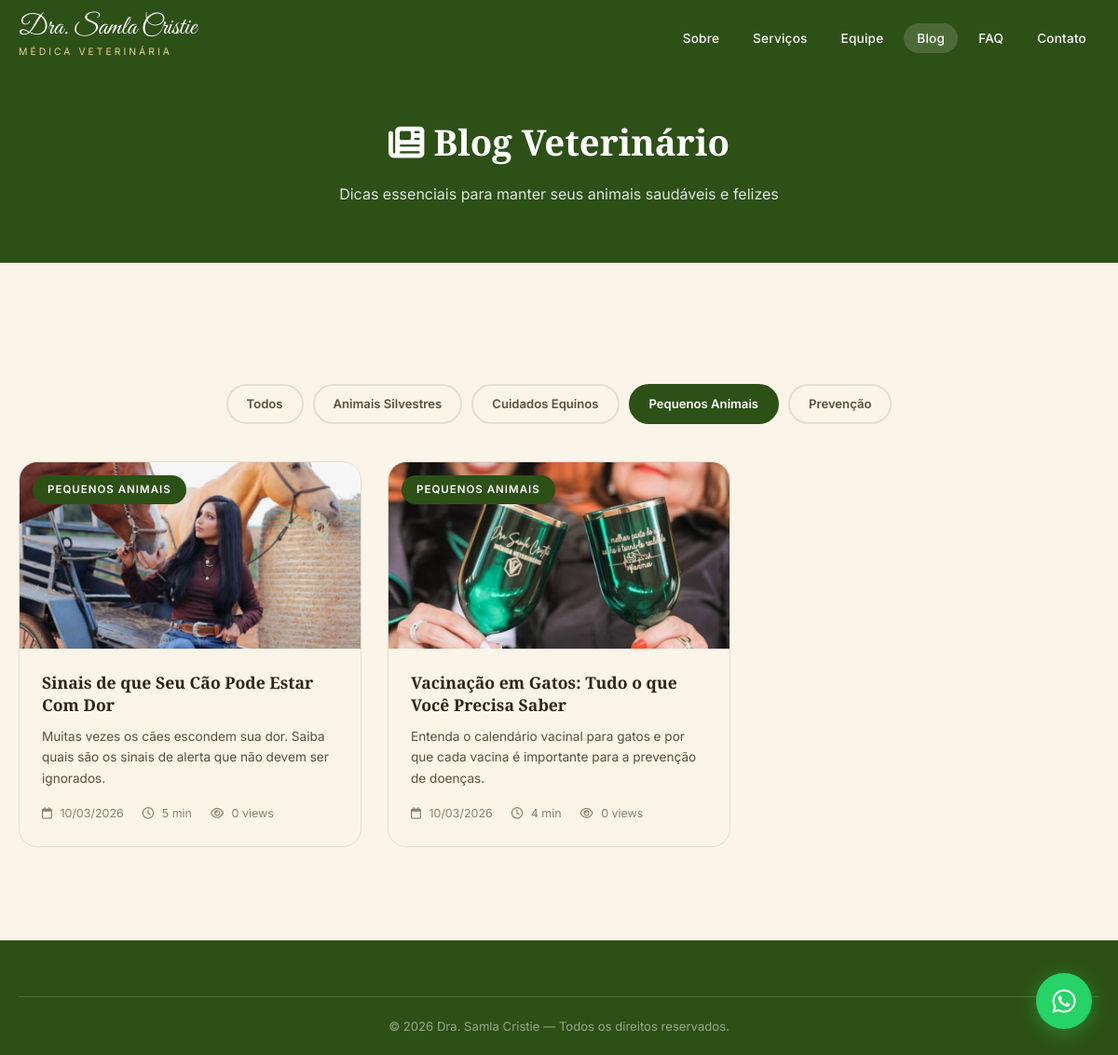
The app's page /blog.php?cat=Pequenos+Animais with its own data.
### tables this page shows
CREATE TABLE IF NOT EXISTS `articles` (
    `id` INT AUTO_INCREMENT PRIMARY KEY,
    `title` VARCHAR(300) NOT NULL,
    `slug` VARCHAR(300) NOT NULL UNIQUE,
    `excerpt` TEXT,
    `content` LONGTEXT,
    `image` VARCHAR(255),
    `category` VARCHAR(100),
    `author` VARCHAR(200) DEFAULT 'Dra. Samla Cristie',
    `read_time` VARCHAR(20) DEFAULT '5 min',
    `featured` TINYINT(1) DEFAULT 0,
    `active` TINYINT(1) DEFAULT 1,
    `views` INT DEFAULT 0,
    `created_at` TIMESTAMP DEFAULT CURRENT_TIMESTAMP,
    `updated_at` TIMESTAMP DEFAULT CURRENT_TIMESTAMP ON UPDATE CURRENT_TIMESTAMP
);

### config.php (called while the page is built, shortened)
<?php
function getDB($returnError = false) {
    static $pdo = null;
    if ($pdo === null) {
        try {
            $dsn = 'mysql:host=' . DB_HOST . ';dbname=' . DB_NAME . ';charset=' . DB_CHARSET;
            $pdo = new PDO($dsn, DB_USER, DB_PASS, [
                PDO::ATTR_ERRMODE => PDO::ERRMODE_EXCEPTION,
                PDO::ATTR_DEFAULT_FETCH_MODE => PDO::FETCH_ASSOC,
                PDO::ATTR_EMULATE_PREPARES => false,
            ]);
        } catch (PDOException $e) {
            if ($returnError) {
                return ['error' => $e->getMessage()];
            }
            die('Erro na conexão com o banco de dados: ' . $e->getMessage());
        }
    }
    return $pdo;
}
function e($str) {
    return htmlspecialchars($str ?? '', ENT_QUOTES, 'UTF-8');
}
function getAllSettings() {
    try {
        $db = getDB();
        $stmt = $db->query('SELECT setting_key, setting_value FROM settings');
        $settings = [];
        return $settings;
    } catch (Exception $e) {
        return [];
    }
}

### blog.php (the view, shortened to what this page needs)
<?php
require_once __DIR__ . '/config.php';
$db = getDB();
$s = getAllSettings();
$wa = $s['whatsapp_number'] ?? '5562994793553';
$waLink = "https://wa.me/{$wa}?text=" . urlencode("Olá Samy vim do site pode me ajudar?");
$category = $_GET['cat'] ?? '';
$page = max(1, intval($_GET['page'] ?? 1));
$perPage = 6;
$offset = ($page - 1) * $perPage;
$where = 'WHERE active = 1';
$params = [];
if ($category) {
    $where .= ' AND category = ?';
    $params[] = $category;
}
$stmt = $db->prepare("SELECT * FROM articles {$where} ORDER BY created_at DESC LIMIT {$perPage} OFFSET {$offset}");
$stmt->execute($params);
$articles = $stmt->fetchAll();
$cats = $db->query("SELECT DISTINCT category FROM articles WHERE active = 1 ORDER BY category")->fetchAll(PDO::FETCH_COLUMN);
?>
<!DOCTYPE html>
<html lang="pt-BR">
<head>
    <link rel="stylesheet" href="https://cdnjs.cloudflare.com/ajax/libs/font-awesome/6.5.1/css/all.min.css">
    <link rel="stylesheet" href="styles.css">
</head>
<body>
    <nav class="navbar scrolled" id="navbar">
        <div class="nav-container">
            <a href="index.php" class="nav-logo">
                <span class="logo-text"><?= e($s['hero_title'] ?? 'Dra. Samla Cristie') ?></span>
                <span class="logo-sub">Médica Veterinária</span>
            </a>
            <ul class="nav-links" id="navLinks">
                <li><a href="index.php#sobre">Sobre</a></li>
                <li><a href="index.php#servicos">Serviços</a></li>
                <li><a href="index.php#equipe">Equipe</a></li>
                <li><a href="blog.php" style="background:rgba(255,255,255,0.15)">Blog</a></li>
                <li><a href="index.php#faq">FAQ</a></li>
                <li><a href="index.php#contato">Contato</a></li>
            </ul>
        </div>
    </nav>
    <div class="blog-page-header">
        <div class="container">
            <h1><i class="fas fa-newspaper"></i> Blog Veterinário</h1>
            <p>Dicas essenciais para manter seus animais saudáveis e felizes</p>
        </div>
    </div>
    <section class="section" style="background: var(--cream-soft);">
        <div class="container">
            <div class="blog-filters">
                <a href="blog.php" class="<?= !$category ? 'active' : '' ?>">Todos</a>
                <?php foreach ($cats as $cat): ?>
                <a href="blog.php?cat=<?= urlencode($cat) ?>" class="<?= $category === $cat ? 'active' : '' ?>"><?= e($cat) ?></a>
                <?php endforeach; ?>
            </div>
            <?php if (empty($articles)): ?>
            <div class="blog-empty">
                <i class="far fa-newspaper"></i>
                <h3>Nenhum artigo encontrado</h3>
                <p>Volte em breve para novos conteúdos!</p>
            </div>
            <?php else: ?>
            <div class="blog-page-grid">
                <?php foreach ($articles as $art): ?>
                <div class="blog-card">
                    <a href="artigo.php?slug=<?= urlencode($art['slug']) ?>" class="blog-card-link">
                        <div class="blog-img">
                            <img src="<?= e($art['image']) ?>" alt="<?= e($art['title']) ?>" loading="lazy">
                            <span class="blog-category"><?= e($art['category']) ?></span>
                        </div>
                        <div class="blog-content">
                            <h3><?= e($art['title']) ?></h3>
                            <p><?= e($art['excerpt']) ?></p>
                            <div class="blog-meta">
                                <span><i class="far fa-calendar"></i> <?= date('d/m/Y', strtotime($art['created_at'])) ?></span>
                                <span><i class="far fa-clock"></i> <?= e($art['read_time']) ?></span>
                                <span><i class="far fa-eye"></i> <?= $art['views'] ?> views</span>
                            </div>
                        </div>
                    </a>
                </div>
                <?php endforeach; ?>
            </div>
            <?php endif; ?>
        </div>
    </section>
    <footer class="footer">
        <div class="container">
            <div class="footer-bottom"><p>&copy; <?= date('Y') ?> <?= e($s['hero_title'] ?? 'Dra. Samla Cristie') ?> — Todos os direitos reservados.</p></div>
        </div>
    </footer>
    <a href="<?= $waLink ?>" class="whatsapp-float" target="_blank" aria-label="WhatsApp"><i class="fab fa-whatsapp"></i><span class="whatsapp-tooltip">Fale conosco!</span></a>
</body>
</html>

### styles.css (style rules this page uses)
:root { --green-deep: #2d5016; --green-mid: #3d6b22; --green-light: #5a8a3c; --green-pale: #e8f0e2; --brown-dark: #5c3a1e; --brown-mid: #8B4513; --brown-warm: #a0522d; --brown-light: #c8956c; --cream: #FFF8DC; --cream-soft: #faf5e8; --gold: #c9a84c; --gold-light: #e8d48c; --white: #ffffff; --offwhite: #fdfcf8; --text-dark: #2c2416; --text-mid: #5a4e3e; --text-light: #8a7e6e; --border: #e5ddd0; --shadow-sm: 0 2px 8px rgba(44,36,22,0.08); --shadow-md: 0 4px 20px rgba(44,36,22,0.12); --shadow-lg: 0 8px 40px rgba(44,36,22,0.16); --shadow-xl: 0 16px 60px rgba(44,36,22,0.2); --radius-sm: 8px; --radius-md: 12px; --radius-lg: 20px; --radius-xl: 28px; --transition: all 0.3s cubic-bezier(0.4, 0, 0.2, 1); --font-display: 'Great Vibes', cursive; --font-heading: 'Playfair Display', serif; --font-body: 'Inter', sans-serif; }
*, *::before, *::after { margin: 0; padding: 0; box-sizing: border-box; }
html { scroll-behavior: smooth; font-size: 16px; }
body { font-family: var(--font-body); color: var(--text-dark); background: var(--offwhite); line-height: 1.7; overflow-x: hidden; -webkit-font-smoothing: antialiased; }
img { max-width: 100%; height: auto; display: block; }
a { text-decoration: none; color: inherit; transition: var(--transition); }
ul { list-style: none; }
.container { width: 100%; max-width: 1200px; margin: 0 auto; padding: 0 20px; }
.navbar { position: fixed; top: 0; left: 0; right: 0; z-index: 1000; background: transparent; transition: var(--transition); padding: 16px 0; }
.nav-container { max-width: 1200px; margin: 0 auto; padding: 0 20px; display: flex; align-items: center; justify-content: space-between; }
.nav-logo { display: flex; flex-direction: column; }
.logo-text { font-family: var(--font-display); font-size: 1.8rem; color: var(--white); line-height: 1; }
.logo-sub { font-family: var(--font-body); font-size: 0.65rem; color: var(--gold-light); text-transform: uppercase; letter-spacing: 3px; margin-top: 2px; }
.nav-links { display: flex; gap: 8px; }
.nav-links a { color: var(--white); font-size: 0.85rem; font-weight: 500; padding: 8px 14px; border-radius: 50px; position: relative; letter-spacing: 0.2px; }
.section { padding: 100px 0; }
.blog-card { background: var(--cream-soft); border-radius: var(--radius-lg); overflow: hidden; border: 1px solid var(--border); transition: var(--transition); }
.blog-img { position: relative; height: 200px; overflow: hidden; }
.blog-img img { width: 100%; height: 100%; object-fit: cover; transition: transform 0.5s ease; }
.blog-category { position: absolute; top: 14px; left: 14px; background: var(--green-deep); color: var(--white); padding: 6px 16px; border-radius: 50px; font-size: 0.72rem; font-weight: 600; text-transform: uppercase; letter-spacing: 1px; }
.blog-content { padding: 24px; }
.blog-content h3 { font-family: var(--font-heading); font-size: 1.1rem; color: var(--text-dark); margin-bottom: 10px; line-height: 1.4; }
.blog-content p { color: var(--text-mid); font-size: 0.85rem; line-height: 1.65; margin-bottom: 16px; }
.blog-meta { display: flex; gap: 20px; font-size: 0.78rem; color: var(--text-light); }
.blog-meta i { margin-right: 5px; }
.footer { background: var(--green-deep); color: var(--white); padding: 60px 0 0; }
.footer-bottom { border-top: 1px solid rgba(255,255,255,0.15); padding: 20px 0; text-align: center; }
.footer-bottom p { color: rgba(255,255,255,0.5); font-size: 0.82rem; }
.whatsapp-float { position: fixed; bottom: 28px; right: 28px; width: 60px; height: 60px; background: #25D366; color: white; border-radius: 50%; display: flex; align-items: center; justify-content: center; font-size: 1.8rem; box-shadow: 0 4px 20px rgba(37, 211, 102, 0.4); z-index: 999; transition: var(--transition); animation: whatsapp-pulse 2s infinite; }
.blog-card-link { display: block; color: inherit; text-decoration: none; }

### records on screen
articles: image (picture), category "PEQUENOS ANIMAIS", title "Sinais de que Seu Cão Pode Estar Com Dor", excerpt "Muitas vezes os cães escondem sua dor. Saiba quais são os sinais de alerta que não devem ser ignorados.", created_at "10/03/2026", read_time "5 min", views "0"
articles: image (picture), category "PEQUENOS ANIMAIS", title "Vacinação em Gatos: Tudo o que Você Precisa Saber", excerpt "Entenda o calendário vacinal para gatos e por que cada vacina é importante para a prevenção de doenças.", created_at "10/03/2026", read_time "4 min", views "0"

### other values on screen
$s['hero_title'] "Dra. Samla Cristie"
$cat "Animais Silvestres"
$cat "Cuidados Equinos"
$cat "Pequenos Animais"
$cat "Prevenção"
